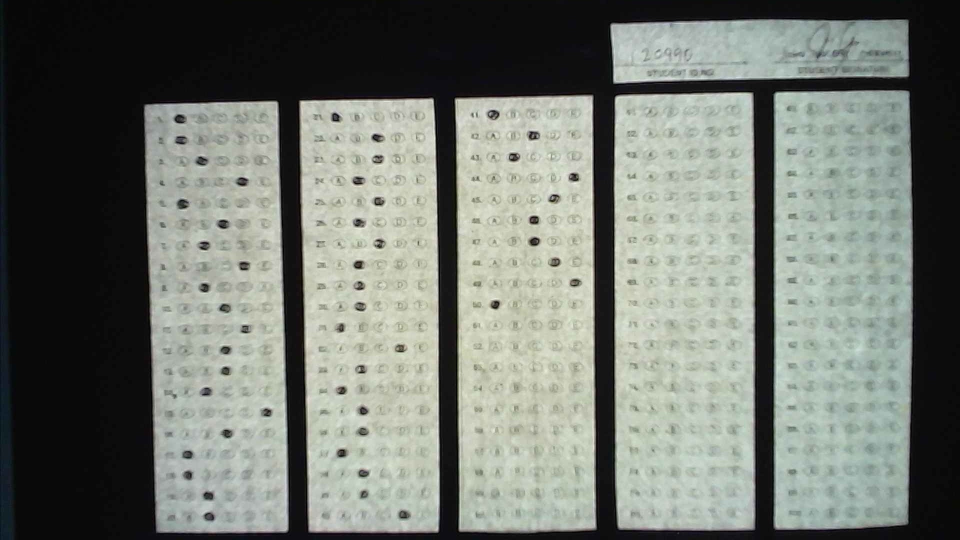
#> input picture test.jpg, 1920 x 1080 px (shown at 1/2 size)
$ python -i utils.py   (imports and definitions only)
#> lines starting #> are read from the running program, lines starting #| are printed output that depends on the picture; after the words box and inside, x2 and y2 are one past the last pixel; in counts of white or black regions, pixels touching at a corner belong together
#> further down, picture is the input picture: shape (1080, 1920, 3); mean B, G, R 111.4, 118.8, 113.8
from PIL import Image
import cv2 as cv
import base64
import numpy as np

def serialize_img(img: np.ndarray) -> bytes:
    if type(img) == np.ndarray:
        img = cv.cvtColor(img, cv.COLOR_BGR2RGB)
        img = Image.fromarray(img)
        return base64.b64encode(img.tobytes()).decode('utf-8')
    return None

def preprocess_img(img: np.ndarray):
    img_GRAY = cv.cvtColor(img, cv.COLOR_BGR2GRAY)
    img_BLUR = cv.GaussianBlur(img_GRAY, (5,5), 3)
    # img_LAP = cv.Laplacian(img_BLUR, cv.CV_64FC4, ksize=3)
    thresh = cv.threshold(img_BLUR, 80, 100, cv.THRESH_BINARY_INV)[1]
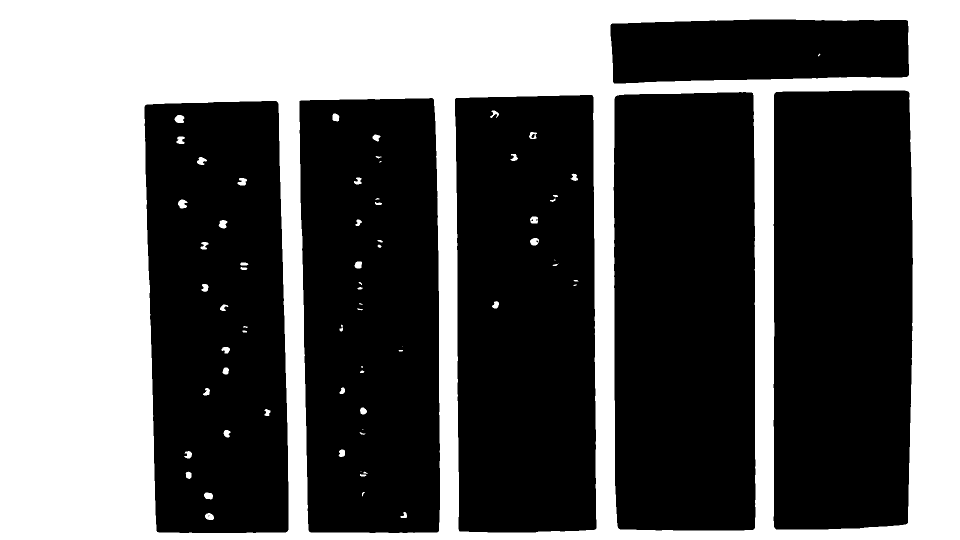
#> thresh: shape (1080, 1920) (shown at 1/2 size); values 0 (black) and 100 (white), 39.7% white; 67 white regions (9 under 20 px), largest, box (x1, y1, x2, y2) and area: (0, 0, 1920, 1080) 817303, (349, 230, 369, 246) 251, (356, 399, 375, 417) 242
    img_CANNY = cv.Canny(thresh, 100, 200)
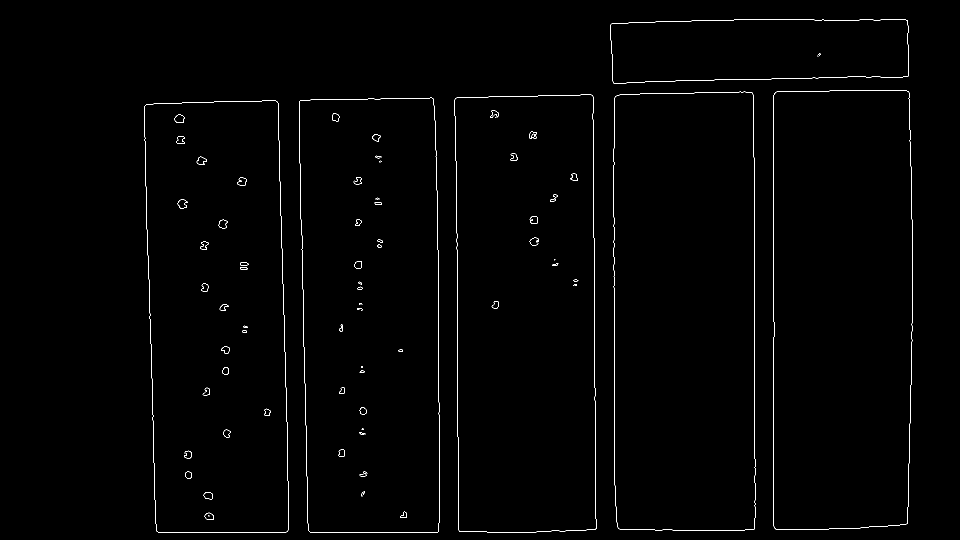
#> img_CANNY: shape (1080, 1920) (shown at 1/2 size); 0.73% white in thin lines or dots, all inside (x1, y1, x2, y2) = (288, 38, 1826, 1066)


    return img_CANNY

def resize_image(img: np.ndarray, new_width):
    h = 0
    w = 0
    try:
        h, w, _ = img.shape
    except ValueError:
        h, w = img.shape
    ratio = w/h
    WIDTH = new_width
    HEIGHT = int(WIDTH / ratio)
    return cv.resize(img, (WIDTH, HEIGHT))

def warpImage(img: np.ndarray, contour, width, height):
    corner_points = getReorderedCornerPoints(contour)
    pt1 = np.float32(corner_points)
    pt2 = np.float32([[0,0], [width, 0], [0,height], [width, height]])
    matrix = cv.getPerspectiveTransform(pt1, pt2)
    warped = cv.warpPerspective(img, matrix, (width, height))
    return warped


def getReorderedCornerPoints(contour):
    corner_points = getCornerPoints(contour)
    corner_points = corner_points.reshape((4,2))
    corner_points_new = np.zeros((4,1,2), np.int32)
    add = corner_points.sum(1)

    corner_points_new[0] = corner_points[np.argmin(add)]
    corner_points_new[3] = corner_points[np.argmax(add)]
    diff = np.diff(corner_points, axis = 1)
    corner_points_new[1] = corner_points[np.argmin(diff)]
    corner_points_new[2] = corner_points[np.argmax(diff)]
    return corner_points_new


def getCornerPoints(contour):
    peri = cv.arcLength(contour, True)
    approx = cv.approxPolyDP(contour, 0.02 * peri, True)
    return approx

>>> import cv2
>>> picture = cv2.imread('../test.jpg')
>>> result = preprocess_img(picture)
